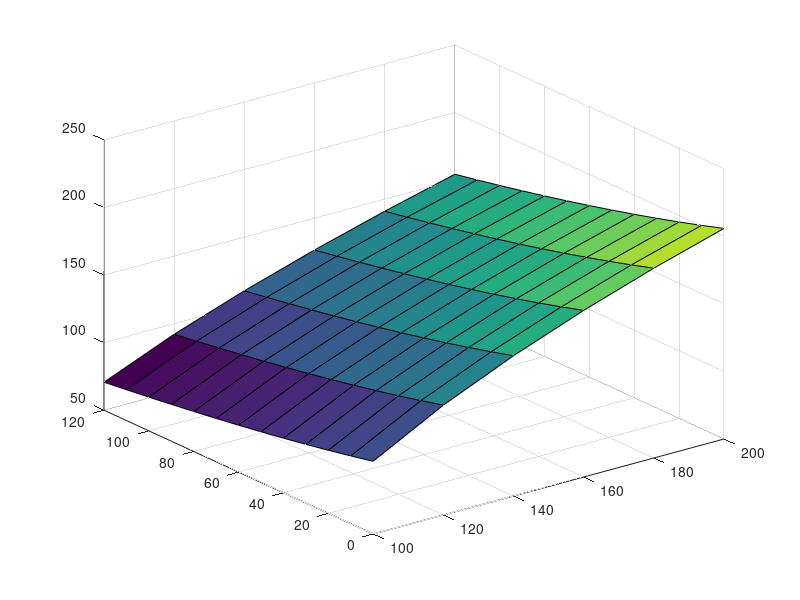

Source code (MATLAB): (Note: this script raises an error after producing the figure.)
% Code to plot results of parameter sweep for battery capacity and payload
% for electric aircraft examples
%
% Copyright 2017-2024 The MathWorks, Inc.

% Load default data if necessary
if (~exist('temp_dist_payl_ele_hybr','var'))
    % Load previous results
    disp('Loading previously saved results.');
    load ssc_aircraft_sweep_payloadbattery_compare_defResults
end

% Prepare figure window
if ~exist('h10_ssc_aircraft', 'var') || ...
        ~isgraphics(h10_ssc_aircraft, 'figure')
    h10_ssc_aircraft = figure('Name', 'ssc_aircraft_elec');
end
figure(h10_ssc_aircraft)
clf(h10_ssc_aircraft)

temp_colororder = get(gca,'defaultAxesColorOrder');

%% Plot results in single 3D view
temp_s1_h = surf(battGrid,payGrid,temp_dist_payl_ele_hybr');
temp_s1_h.EdgeColor = temp_colororder(2,:);
hold on
temp_s2_h = surf(battGrid,payGrid,temp_dist_payl_ele_pure');
temp_s2_h.EdgeColor = temp_colororder(1,:);
temp_s3_h = surf(battGrid([1 end]),payGrid([1 end]),min_range*ones(2));
set(temp_s3_h,'FaceColor',[1 1 1]*0.2,'FaceAlpha',0.8)
hold off

xlabel('Battery Capacity (A*hr)');
ylabel('Payload (kg)');
zlabel('Flight Range (km)');

title('Flight Range for Electric Aircraft')

clb_h = colorbar;
clb_h.Label.String = 'Flight Range (km)';
colormap(flipud(cool));
legend({'Hybrid','Pure',['Range = ' num2str(min_range) 'km'] },'Location','Best');

%% Plot results separately in 2D views
if ~exist('h9_ssc_aircraft', 'var') || ...
        ~isgraphics(h9_ssc_aircraft, 'figure')
    h9_ssc_aircraft = figure('Name', 'ssc_aircraft_elec');
end
figure(h9_ssc_aircraft)
clf(h9_ssc_aircraft)

simlog_handles(1) = subplot(1,2,1);
temp_s1_h =surf(battGrid,payGrid,temp_dist_payl_ele_pure');
temp_s1_h.EdgeColor='none';
hold on
temp_s2_h =surf(battGrid([1 end]),payGrid([1 end]),min_range*ones(2));
set(temp_s2_h,'FaceColor',[1 1 1]*0.2,'FaceAlpha',0.8)
hold off
text(0.05,0.9,0.9,sprintf('%s < %d km','Range',min_range),...
    'Units','Normalized',...
    'HorizontalAlignment','left',...
    'Color','w','FontWeight','Bold','FontSize',12)

text(0.05,0.05,0.9,'Pure Electric',...
    'Units','Normalized',...
    'HorizontalAlignment','left',...
    'Color','w','FontSize',12)

view(0,90)
xlabel('Battery Capacity (A*hr)');
ylabel('Payload (kg)');
title('Range Pure Electric')
colormap(flipud(cool));

simlog_handles(2) = subplot(1,2,2);
temp_s1_h =surf(battGrid,payGrid,temp_dist_payl_ele_hybr');
temp_s1_h.EdgeColor='none';
hold on
temp_s2_h =surf(battGrid([1 end]),payGrid([1 end]),min_range*ones(2));
set(temp_s2_h,'FaceColor',[1 1 1]*0.2,'FaceAlpha',0.8)
hold off
text(0.05,0.9,0.9,sprintf('%s < %d km','Range',min_range),...
    'Units','Normalized',...
    'HorizontalAlignment','left',...
    'Color','w','FontWeight','Bold','FontSize',12)

text(0.05,0.05,0.9,'Hybrid Electric',...
    'Units','Normalized',...
    'HorizontalAlignment','left',...
    'Color','w','FontSize',12)

% Top view for overview of design space
view(0,90)

xlabel('Battery Capacity (A*hr)');
title('Range Hybrid Electric')
clb_h = colorbar;
clb_h.Label.String = 'Flight Range (km)';
colormap(flipud(cool));

% Ensure limits are same for both 2D plots
cmap_lims_all = [caxis(simlog_handles(1)) caxis(simlog_handles(2))];
cmap_lims = [min(cmap_lims_all) max(cmap_lims_all)];
caxis(simlog_handles(1),cmap_lims);
caxis(simlog_handles(2),cmap_lims);

% Set axes positions manually
% Necessary due to addition of colorbar 
% Subplots are resized automatically, need to manually set the sizes
simlog_handles(1).Position = [0.1300 0.1100 0.30 0.8150];
simlog_handles(2).Position = [0.5200 0.1100 0.30 0.8150];

clear temp_s1_h temp_s2_h temp_s3_h clb_h
clear simlog_handles cmap_lims_all cmap_lims